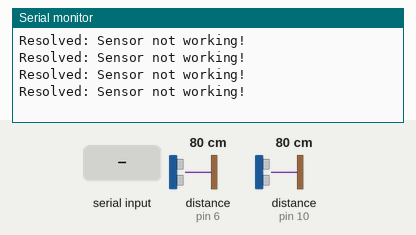
The sketch below on a simulated Arduino Uno, built with avr-gcc and run on an emulated ATmega328P. Parts: the last lines printed to the serial monitor. Wiring (inferred from the names in the program): 2 × ultrasonic range finder: trigger pin 5, echo pin 6 / trigger pin 9, echo pin 10. The inputs (shaded band) are chosen by the test bench; at power-on: distance to the obstacle (sensors on pin 6, pin 10) 80 cm. The echo pulse lasts 58.3 µs per cm.

Above: at 1.2 s.
1.3 s: distance to the obstacle (sensor on pin 6) set to 2 cm
At 1.53 s:
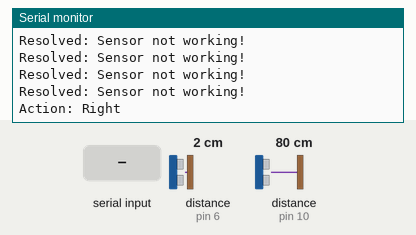
3.2 s: distance to the obstacle (sensor on pin 10) set to 2 cm
At 3.38 s:
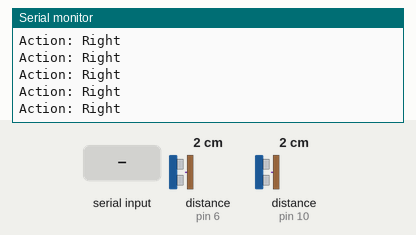

Measured:
- after the input at 1.3 s, the serial monitor: prints a new line after 0.07 s (image 1)

The sketch:

sensor.ino
```cpp
const int sensor1_trigPin = 9;
const int sensor1_echoPin = 10;
const int sensor2_trigPin = 5;
const int sensor2_echoPin = 6;

float duration1, distance1, duration2, distance2;

int expected_ceiling_distance = 0;

bool debug = false;
bool device_active = true;

void setup() {
  pinMode(sensor1_trigPin, OUTPUT);
  pinMode(sensor1_echoPin, INPUT);
  pinMode(sensor2_trigPin, OUTPUT);
  pinMode(sensor2_echoPin, INPUT);
  Serial.begin(9600);
}

void loop() {
  if(Serial.available() > 0){

    String receivedString = "";

    while (Serial.available() > 0) {
      receivedString += char(Serial.read ());
    }

    // Serial.println(receivedString);

    if(receivedString == "toggleOn"){
      device_active = true;
    }
    if(receivedString == "toggleOff"){
      device_active = false;
    }

    if(receivedString == "ping"){
      Serial.println("pong");
    }
  }

  if(device_active == true){
    digitalWrite(sensor1_trigPin, LOW);
    delayMicroseconds(2);
    digitalWrite(sensor1_trigPin, HIGH);
    delayMicroseconds(10);
    digitalWrite(sensor1_trigPin, LOW);

    duration1 = pulseIn(sensor1_echoPin, HIGH);
    distance1 = (duration1*.0343)/2;

    delay(100);

    digitalWrite(sensor2_trigPin, LOW);
    delayMicroseconds(2);
    digitalWrite(sensor2_trigPin, HIGH);
    delayMicroseconds(10);
    digitalWrite(sensor2_trigPin, LOW);

    duration2 = pulseIn(sensor2_echoPin, HIGH);
    distance2 = (duration2*.0343)/2;

    if(debug){
      Serial.print("Distance 1: ");
      Serial.print(distance1);
      Serial.println("cm");
      Serial.print("Distance 2: ");
      Serial.print(duration2);
      Serial.println("cm");
    }

    if(distance1 > 0 && expected_ceiling_distance < 5){
      Serial.println("Resolved: Sensor not working!");
    }

    if(expected_ceiling_distance < 5){
      expected_ceiling_distance++;
      if(expected_ceiling_distance == 4){
        if(distance1 < 15 && distance1 > 0){
          Serial.println("Error: Ceiling too low!");
        }
        if(distance1 == 0){
          Serial.println("Error: Sensor not working!");
        }
        expected_ceiling_distance = distance1;
      }
    }

    if(expected_ceiling_distance > 14){
      if(distance1 < expected_ceiling_distance - 10){
        Serial.println("Action: Left");
      }
      if(distance2 < expected_ceiling_distance - 10){
        Serial.println("Action: Right");
      }
    }


    // if(expected_ceiling_distance)

    // For the second sensor remove pulseIn!

    // duration2 = pulseIn(sensor2_echoPin, HIGH);
    // distance2 = (duration2*.0343)/2;
    // Serial.print("Distance 2: ");
    // Serial.print(distance2);
    // Serial.println("cm");
  }


  delay(100);
}
```
